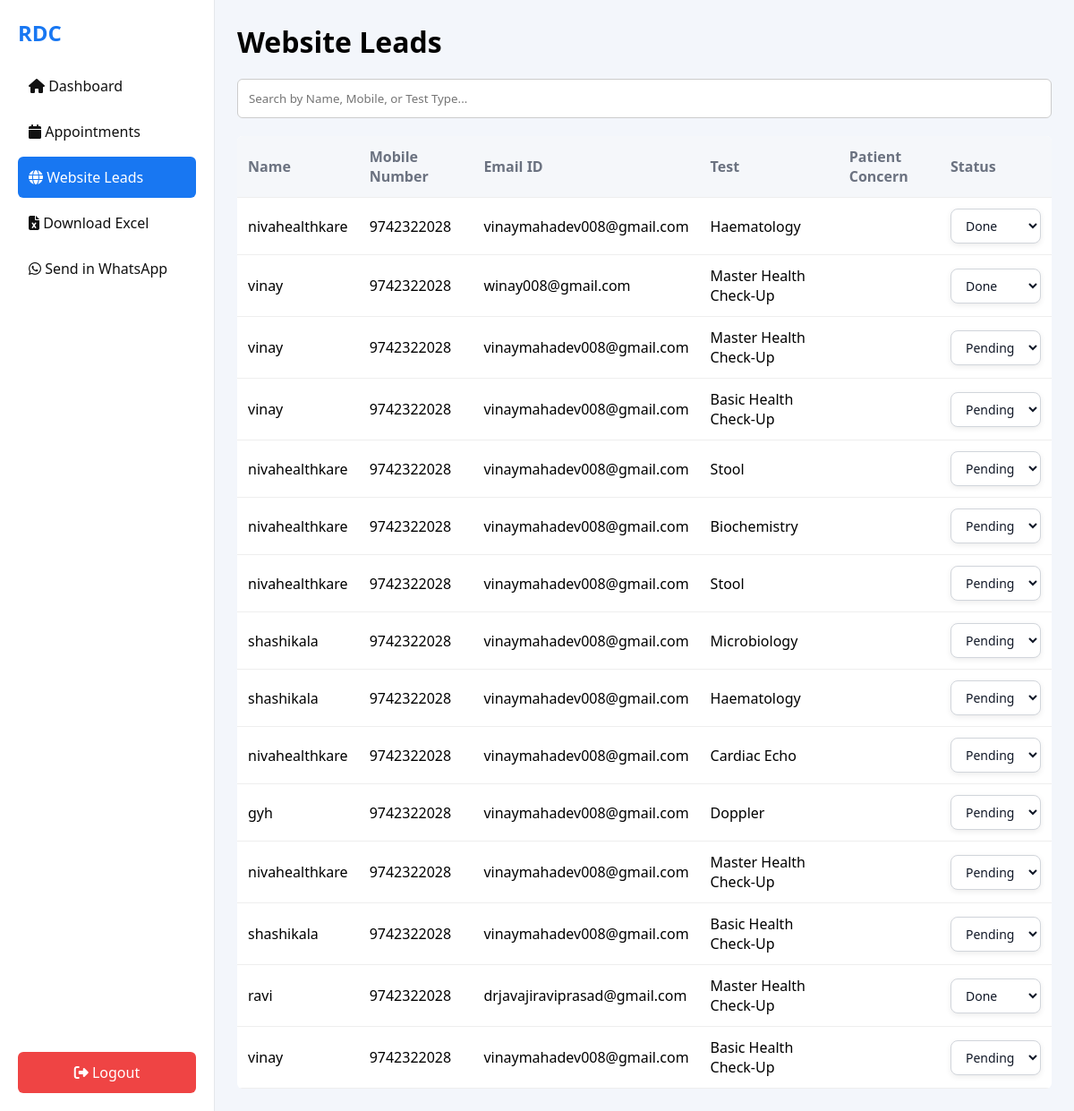
The app's page /website-leads, older data.
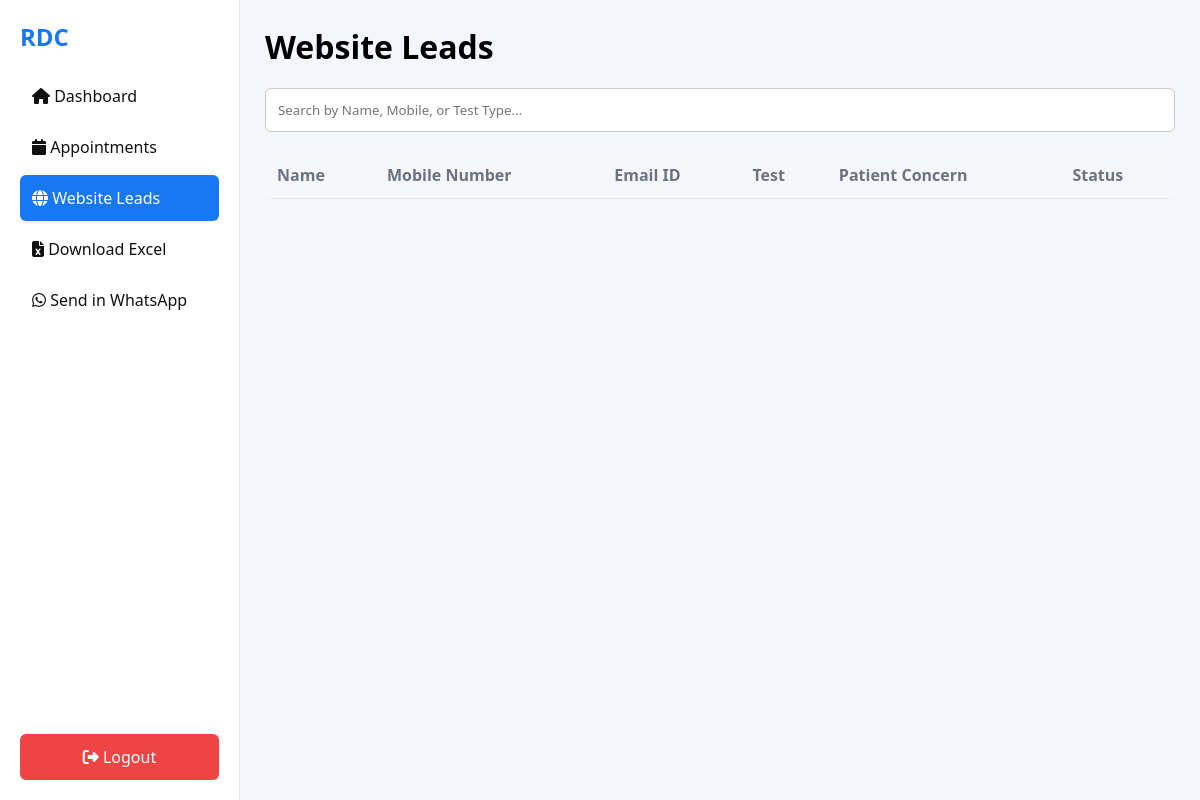
The same page, newer data.
### tables this page shows
CREATE TABLE website_leads (id INTEGER PRIMARY KEY AUTOINCREMENT, name TEXT, mobile TEXT, email TEXT, test_name TEXT, message TEXT, status TEXT DEFAULT 'pending');

### app.py (the view)
@app.route("/website-leads")
def website_leads():
    data = get_data("website_leads")
    return render_template("website-leads.html", website_leads=data)

### app.py (called while the page is built)
def get_data(table):
    conn = sqlite3.connect("rdc.db")
    cur = conn.cursor()
    cur.execute(f"PRAGMA table_info({table})")
    col_names = [col[1] for col in cur.fetchall()]
    col_list = ", ".join(col_names)
    cur.execute(f"SELECT {col_list} FROM {table}")
    rows = cur.fetchall()
    conn.close()
    data = []
    for r in rows:
        row_dict = {col: r[i] for i, col in enumerate(col_names)}
        data.append(row_dict)
    return data

### templates/website-leads.html (shortened to what this page needs)
<!DOCTYPE html>
<html lang="en">
<head>
<link rel="stylesheet" href="https://cdnjs.cloudflare.com/ajax/libs/font-awesome/6.5.0/css/all.min.css">
</head>
<body>
<div class="container">
  <aside class="sidebar">
    <div>
      <h2>RDC</h2>
      <nav class="nav">
        <a href="/dashboard"><i class="fa fa-home"></i> Dashboard</a>
        <a href="/appointments"><i class="fa fa-calendar"></i> Appointments</a>
        <a href="/website-leads" class="active"><i class="fa fa-globe"></i> Website Leads</a>
        <a href="/download-excel"><i class="fa fa-file-excel"></i> Download Excel</a>
        <a href="/send-whatsapp" target="_blank"><i class="fa-brands fa-whatsapp"></i> Send in WhatsApp</a>
      </nav>
    </div>
    <a href="/logout" class="logout-btn">
      <i class="fa fa-sign-out-alt"></i> Logout
    </a>
  </aside>
  <main class="main">
    <h1>Website Leads</h1>
    <div class="search-box">
      <input type="text" id="searchInput" onkeyup="searchTable()" placeholder="Search by Name, Mobile, or Test Type...">
    </div>
    <div class="table-box">
      <table id="dataTable">
        <thead>
          <tr>
            <th>Name</th>
            <th>Mobile Number</th>
            <th>Email ID</th>
            <th>Test</th>
            <th>Patient Concern</th>
            <th>Status</th>
          </tr>
        </thead>
        <tbody>
          {% for lead in website_leads %}
          <tr>
            <td>{{ lead.name }}</td>
            <td>{{ lead.mobile }}</td>
            <td>{{ lead.email }}</td>
            <td>{{ lead.test_name }}</td>
            <td>{{ lead.message }}</td>
            <td>
              <select onchange="updateStatus('{{ lead.id }}', this.value)">
                <option value="pending" {% if lead.status == 'pending' %}selected{% endif %}>Pending</option>
                <option value="done" {% if lead.status == 'done' %}selected{% endif %}>Done</option>
              </select>
            </td>
          </tr>
          {% endfor %}
        </tbody>
      </table>
    </div>
  </main>
</div>
</body>
</html>

### templates/website-leads.html (style rules this page uses)
:root { --primary:#1877f2; --muted:#6b7280; --bg:#f3f6fb; }
* { margin:0;padding:0;box-sizing:border-box;font-family:Segoe UI,Arial; }
body { background:var(--bg); }
.container { display:grid; grid-template-columns:240px 1fr; min-height:100vh; }
.sidebar { background:white; padding:20px; border-right:1px solid #e5e7eb; display:flex; flex-direction:column; justify-content:space-between; }
.sidebar h2 { color:var(--primary); margin-bottom:20px; }
.nav a { display:block; padding:12px; color:#111; text-decoration:none; border-radius:6px; margin-bottom:5px; }
.nav a.active { background:var(--primary); color:white; }
.logout-btn { margin-top:30px; display:block; padding:12px; background:#ef4444; color:white; text-align:center; border-radius:6px; text-decoration:none; }
.main { padding:25px; }
.search-box { margin:20px 0; }
.search-box input { width:100%; padding:12px; border:1px solid #ccc; border-radius:6px; }
.table-box { margin-top:15px; }
table { width:100%; border-collapse:collapse; background:white; border-radius:6px; overflow:hidden; }
th,td { padding:12px; border-bottom:1px solid #eee; }
th { background:#f5f7fa; color:var(--muted); text-align:left; }

Row changes from the older to the newer data that the page shows:
removed website_leads: name "nivahealthkare", mobile "9742322028", email "vinaymahadev008@gmail.com", test_name "Haematology", status+id "Done"
removed website_leads: name "vinay", mobile "9742322028", email "winay008@gmail.com", test_name "Master Health Check-Up", status+id "Done"
removed website_leads: name "vinay", mobile "9742322028", email "vinaymahadev008@gmail.com", test_name "Master Health Check-Up", status+id "Pending"
removed website_leads: name "vinay", mobile "9742322028", email "vinaymahadev008@gmail.com", test_name "Basic Health Check-Up", status+id "Pending"
removed website_leads: name "nivahealthkare", mobile "9742322028", email "vinaymahadev008@gmail.com", test_name "Stool", status+id "Pending"
removed website_leads: name "nivahealthkare", mobile "9742322028", email "vinaymahadev008@gmail.com", test_name "Biochemistry", status+id "Pending"
removed website_leads: name "nivahealthkare", mobile "9742322028", email "vinaymahadev008@gmail.com", test_name "Stool", status+id "Pending"
removed website_leads: name "shashikala", mobile "9742322028", email "vinaymahadev008@gmail.com", test_name "Microbiology", status+id "Pending"
removed website_leads: name "shashikala", mobile "9742322028", email "vinaymahadev008@gmail.com", test_name "Haematology", status+id "Pending"
removed website_leads: name "nivahealthkare", mobile "9742322028", email "vinaymahadev008@gmail.com", test_name "Cardiac Echo", status+id "Pending"
removed website_leads: name "gyh", mobile "9742322028", email "vinaymahadev008@gmail.com", test_name "Doppler", status+id "Pending"
removed website_leads: name "nivahealthkare", mobile "9742322028", email "vinaymahadev008@gmail.com", test_name "Master Health Check-Up", status+id "Pending"
removed website_leads: name "shashikala", mobile "9742322028", email "vinaymahadev008@gmail.com", test_name "Basic Health Check-Up", status+id "Pending"
removed website_leads: name "ravi", mobile "9742322028", email "drjavajiraviprasad@gmail.com", test_name "Master Health Check-Up", status+id "Done"
removed website_leads: name "vinay", mobile "9742322028", email "vinaymahadev008@gmail.com", test_name "Basic Health Check-Up", status+id "Pending"
